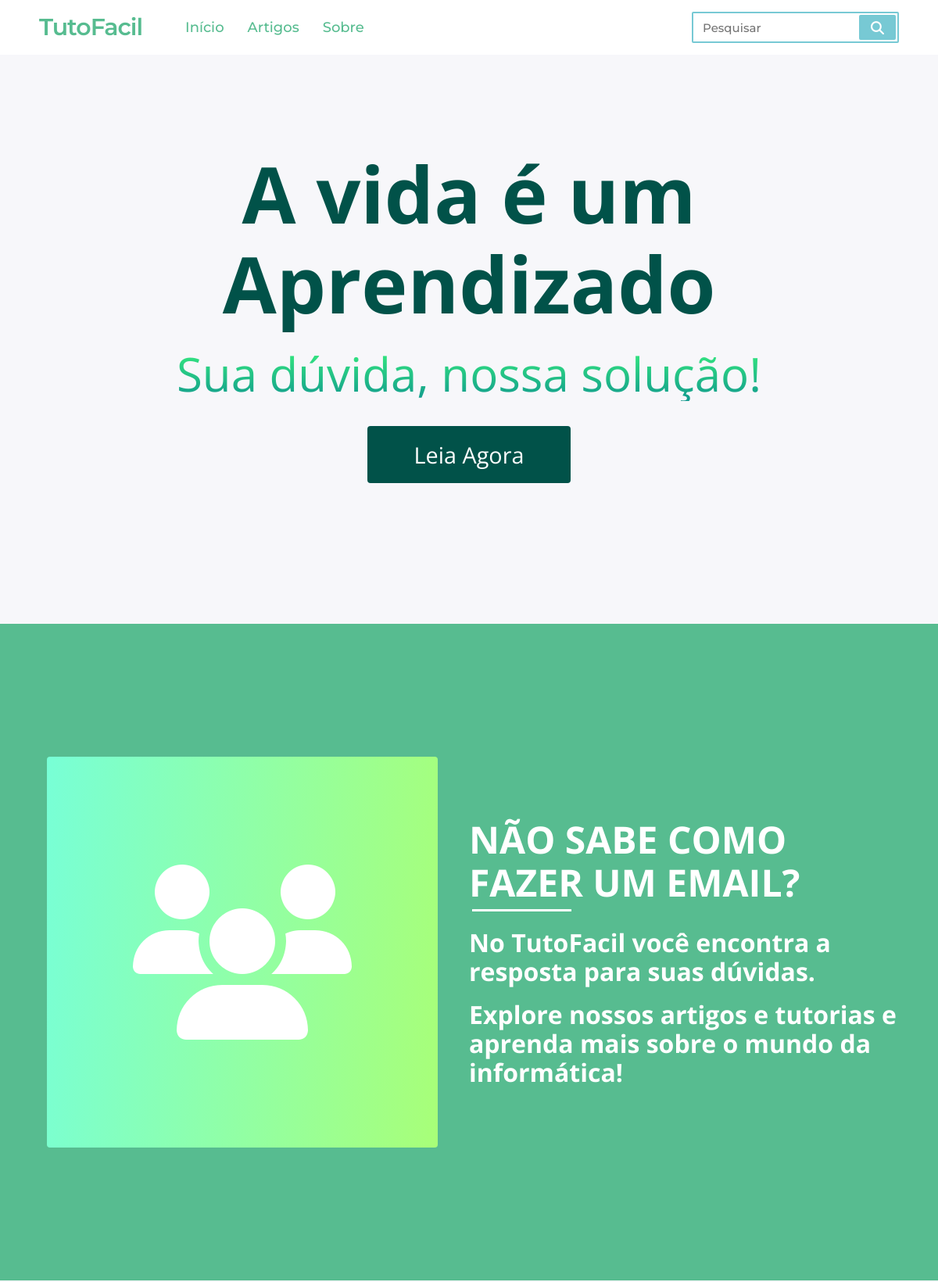
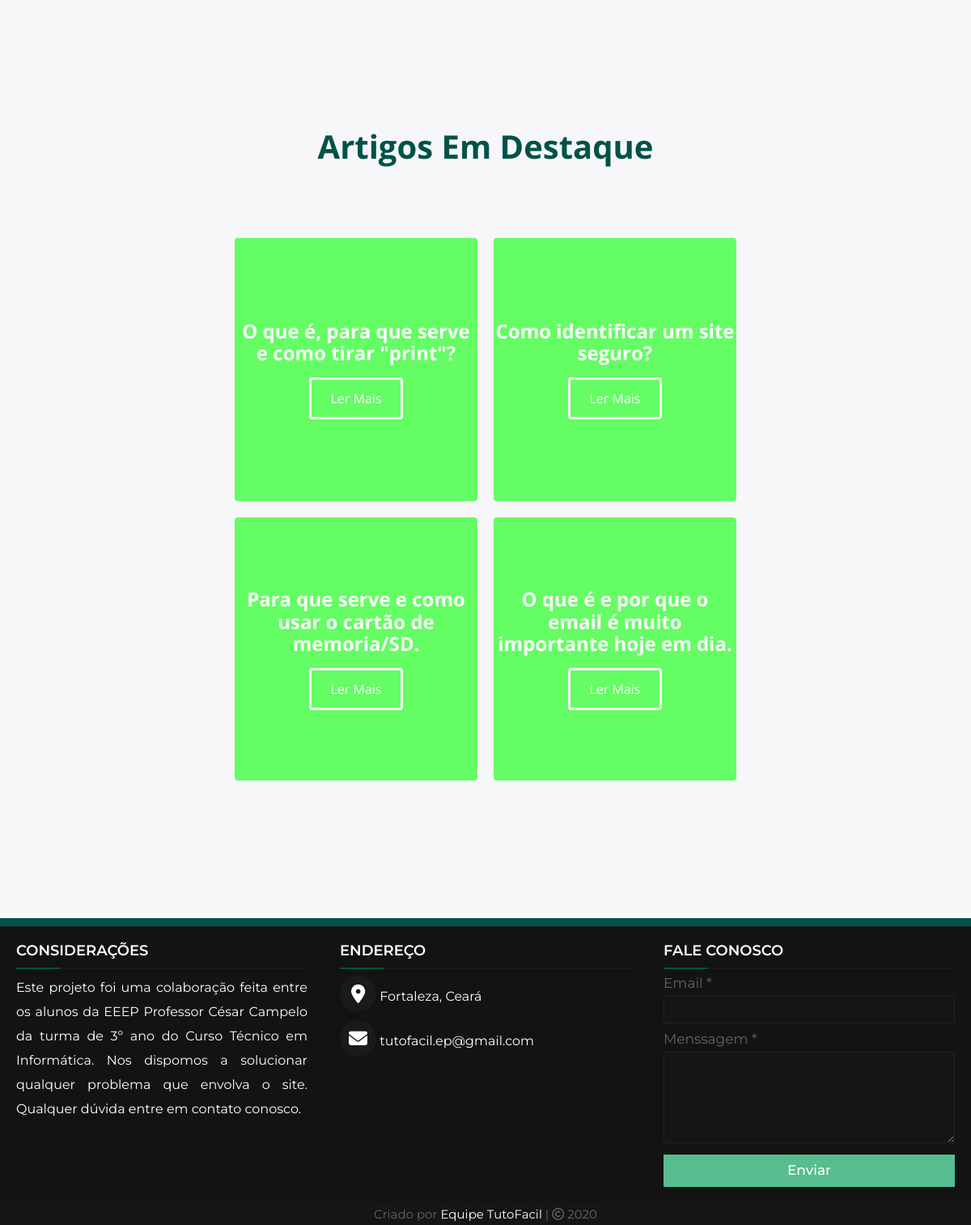
The page / on the database its author committed (2 pictures, top to bottom).
### tables this page shows
CREATE TABLE `temas` (
  `id_tema` int(11) NOT NULL,
  `titulo` varchar(100) DEFAULT NULL,
  `texto` varchar(20000) DEFAULT NULL,
  `autor` varchar(50) DEFAULT NULL,
  `data_tema` varchar(10) DEFAULT NULL
);

### index.php (the view, shortened to what this page needs)
<!DOCTYPE html>
<html lang="pt-br">
<head>
    <link rel="stylesheet" type="text/css" href="CSS/style-home.css" />
    <link rel="stylesheet" type="text/css" href="CSS/normalize.css" />
    <link rel="stylesheet" type="text/css" href="CSS/style-navbar.css" />
    <link rel="stylesheet" type="text/css" href="CSS/footer.css" />
</head>
<body>
    <div class="arranjo_tecnico"></div>
    <nav>
        <div class="logo">TutoFacil</div>
        <ul class="nav-items">
            <li><a href="index.php">Início</a></li>
            <li><a href="tutoriais.php">Artigos</a></li>
            <li><a href="sobre.php">Sobre</a></li>
        </ul>
        <form action="tutoriais_pesquisa.php" method="get">
            <input type="search" name="txtpesquisar" class="search-data" placeholder="Pesquisar" required />
            <button type="submit" class="fas fa-search" name="pesquisar"></button>
        </form>
    </nav>
    <div class="header" id="home">
        <div class="header__container">
            <h1 class="header__heading">A vida é um <span>Aprendizado</span></h1>
            <p class="header__description">Sua dúvida, nossa solução!</p>
            <button class="main__btn" id="#down"><span id="#downyes">Leia Agora</span></button>
        </div>
    </div>
    <div class="main" id="about">
        <div class="main__container">
            <div class="main__img--container">
                <div class="main__img--card"><i class="fas fa-users"></i></div>
            </div>
            <div class="main__content">
                <h1><span>Não sabe como fazer um email?</span></h1>
                <h2>No TutoFacil você encontra a resposta para suas dúvidas.</h2><br>
                <h2>Explore nossos artigos e tutorias e aprenda mais sobre o mundo da informática!</h2>
            </div>
        </div>
    </div>
    <article class="article" id="article">
        <h1>Artigos Em Destaque</h1>
        <div class="article__wrapper">
            <?php
            require_once('conexao.php');
            $query = "SELECT * FROM temas WHERE id_tema <= 4";
            $resultado = mysqli_query($conexao, $query);
            while ($array = mysqli_fetch_array($resultado)) {
                $id = $array['id_tema'];
                $titulo_tema = utf8_encode($array['titulo']);
            ?>
                <div class="article__card">
                    <h2><?php echo $titulo_tema ?></h2>
                    <div class="article__btn"><button><a href="modelo_artigo.php?id=<?php echo $id ?>">Ler Mais</a></button></div>
                </div>
            <?php } ?>
        </div>
    </article>
    <div class="espacamento"></div>
    <footer>
        <div class="main-content">
            <div class="left box">
                <h2>Considerações</h2>
                <div class="content">
                    <p>
                        Este projeto foi uma colaboração feita entre os alunos da EEEP
                        Professor César Campelo da turma de 3º ano do Curso Técnico em Informática.
                        Nos dispomos a solucionar qualquer problema que envolva o site. Qualquer dúvida entre em contato conosco.
                    </p>
                </div>
            </div>
            <div class="center box">
                <h2>Endereço</h2>
                <div class="content">
                    <div class="place">
                        <span class="fas fa-map-marker-alt"></span>
                        <span>Fortaleza, Ceará</span>
                    </div>
                    <div class="email">
                        <span class="fas fa-envelope"></span>
                        <span>tutofacil.ep@gmail.com</span>
                    </div>
                </div>
            </div>
            <div class="right box">
                <h2>Fale Conosco</h2>
                <div class="content">
                    <form action="#">
                        <div class="email">
                            <div class="text">Email *</div>
                            <input type="email" name="email" required />
                        </div>
                        <div class="msg">
                            <div class="text">Menssagem *</div>
                            <textarea name="menssagem" cols="25" rows="7" required></textarea>
                        </div>
                        <div class="send-btn">
                            <button type="submit">Enviar</button>
                        </div>
                    </form>
                </div>
            </div>
        </div>
        <div class="bottom">
            <center>
                <span class="credit">Criado por</span> Equipe TutoFacil <span> | </span>
                <span class="far fa-copyright"></span><span> 2020</span>
            </center>
        </div>
    </footer>
</body>
</html>

### CSS/style-home.css (style rules this page uses)
body { font-family: "Open Sans", sans-serif; }
.header { background: linear-gradient(164deg, #a5a5af, #ffffff); background: #f7f7fa; padding: 90px 0 150px 0; }
.header__container { display: flex; flex-direction: column; justify-content: center; align-items: center; max-width: 1200px; margin: 0 auto; height: 90%; text-align: center; padding: 30px; }
.header__heading { margin: 0; font-size: 100px; margin-bottom: 24px; color: #015249; }
.header__description { font-size: 60px; background: #11998e; background: -webkit-linear-gradient( to bottom, #38ef7d, #11998e ); background: linear-gradient( to bottom, #38ef7d, #11998e ); -webkit-background-clip: text; -moz-background-clip: text; -webkit-text-fill-color: transparent; -moz-webkit-fill-color: transparent; }
.main { background: #57bc90; padding: 10rem 0; }
.main__container { display: grid; grid-template-columns: 1fr 1fr; align-items: center; justify-content: center; margin: 0 auto; height: 90%; z-index: 1; width: 100%; max-width: 1300px; padding: 0 50px; }
.main__content { color: #ffffff; width: 100%; }
.main__content h1 { margin: 0; font-size: 3rem; text-transform: uppercase; margin-bottom: 32px; }
.main__content h1 span { position: relative; margin: 0; }
.main__content h1 span::after { content: ""; width: 30%; height: 3px; background: #ffffff; position: absolute; left: 3.5px; bottom: -5px; }
.main__content h2 { font-size: 2rem; color: #ffffff; }
.main__btn { font-size: 1.8rem; background: #015249; padding: 20px 60px; border: none; border-radius: 4px; margin-top: 2rem; cursor: pointer; position: relative; transition: all 0.35s; outline: none; }
.main__btn span { position: relative; z-index: 1; color: #ffffff; text-decoration: none; }
.main__btn::after { position: absolute; content: ""; top: 0; left: 0; width: 0; height: 100%; background: #57bc90; transition: all 0.35s; border-radius: 4px; }
.main__img--container { text-align: center; }
.main__img--card { margin: 10px; height: 500px; width: 500px; border-radius: 4px; display: flex; flex-direction: column; justify-content: center; color: #ffffff; background: #77c9d4; background: linear-gradient(275deg, #a8ff78, #78ffd6); }
.fa-layer-group, .fa-users { font-size: 14rem; }
.article h1 { margin: 0; }
.article { background: #f7f7fa; display: flex; flex-direction: column; justify-content: center; align-items: center; height: 100%; padding: 10rem 0; }
.article h1 { color: #015249; margin-bottom: 5rem; font-size: 2.5rem; }
.article__wrapper { display: grid; grid-template-columns: 1fr 1fr 1fr 1fr; grid-template-rows: 1fr; }
.article__card { margin: 10px; height: 325px; width: 300px; border-radius: 4px; display: flex; flex-direction: column; justify-content: center; color: #ffffff; background: #64fd64; }
.article__card h2 { text-align: center; }
.article__card a { cursor: pointer; text-decoration: none; color: inherit; }
.article__btn { display: flex; justify-content: center; margin-top: 16px; }
.article__card button { color: #ffffff; padding: 14px 24px; border: 3px solid #ffffff; outline: none; border-radius: 4px; background-color: transparent; }
@media screen and (max-width: 1300px) { .article__wrapper { grid-template-columns: 1fr 1fr; } }

### CSS/style-navbar.css (style rules this page uses)
.arranjo_tecnico { height: 70px; }
nav { background: #ffffff; position: fixed; font-family: "Montserrat", sans-serif; display: flex; flex-wrap: wrap; align-items: center; justify-content: space-between; height: 70px; top: 0px; width: 100%; padding: 0 100px; z-index: 2; }
nav .logo { color: #57bc90; font-size: 30px; font-weight: 600; letter-spacing: -1px; }
nav .nav-items { display: flex; flex: 1; padding: 0 0 0 40px; }
nav .nav-items li { padding: 0 15px; height: 70px; line-height: 70px; transition: 0.4s; }
nav .nav-items li a { text-decoration: none; color: #57bc90; font-size: 18px; font-weight: 500; transition: 0.4s; }
nav form { display: flex; height: 40px; border-radius: 2px; padding: 2px; background: #ffffff; min-width: 18% !important; border: 2px solid #77c9d4; }
nav form .search-data { outline: none; height: 100%; width: 100%; padding: 0 10px; color: #015249; font-weight: 500; background: none; border: none; font-size: 15px; }
.search-data:invalid { box-shadow: none; }
nav form button { padding: 0 15px; background: #77c9d4; border: none; cursor: pointer; font-size: 17px; color: #ffffff; border-radius: 2px; }
@media (max-width: 1245px) { nav { padding: 0 50px; } }

### rows shown on the page
temas: titulo "O que é, para que serve e como tirar \"print\"?"
temas: titulo "Como identificar um site seguro?"
temas: titulo "Para que serve e como usar o cartão de memoria/SD."
temas: titulo "O que é e por que o email é muito importante hoje em dia."
